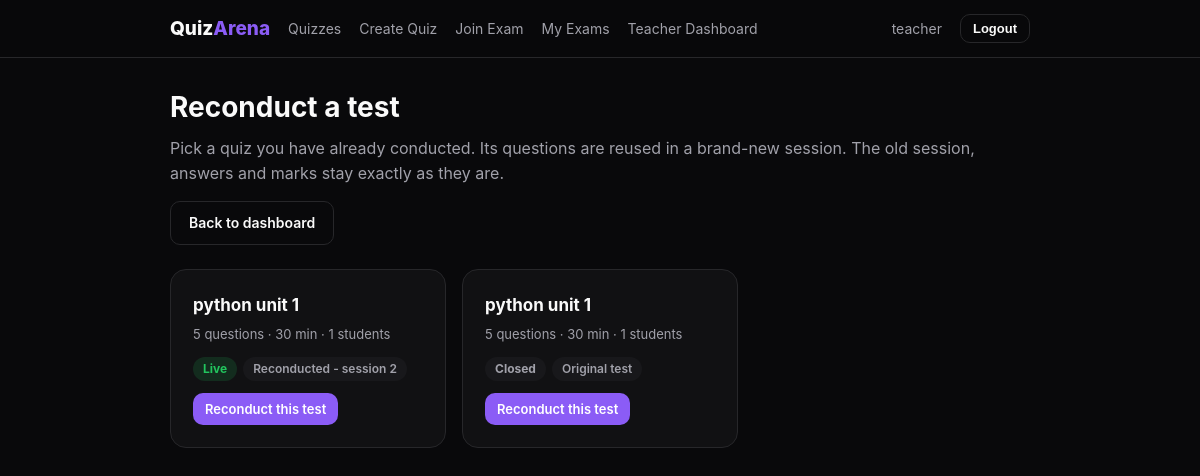
/teacher/reconduct/ (signed in), run on the app's committed database.
### exams/models.py (models this page shows, shortened)
class Exam(models.Model):
    STATUS_CHOICES = [("draft", "Draft"), ("live", "Live"), ("closed", "Closed")]
    EXPIRY_CHOICES = [
        ("rotate", "Create a new code automatically, so more students can join"),
        ("lock", "Stop new students from joining"),
    ]
    LIMIT_CHOICES = [
        ("flag", "Only flag the student for the teacher"),
        ("submit", "Flag the student and submit their quiz automatically"),
        ("terminate", "Flag the student and terminate their quiz"),
    ]
    teacher = models.ForeignKey(User, on_delete=models.CASCADE, related_name="exams")
    title = models.CharField("Quiz title", max_length=200)
    description = models.TextField("Description / instructions", blank=True)
    duration_minutes = models.PositiveIntegerField(
        "Duration for each student (minutes)", default=30,
        validators=[MinValueValidator(1), MaxValueValidator(600)],
    )
    scheduled_start = models.DateTimeField("Scheduled start time (optional)", null=True, blank=True)
    deadline = models.DateTimeField("Deadline (optional)", null=True, blank=True)
    status = models.CharField(max_length=6, choices=STATUS_CHOICES, default="draft")
    started_at = models.DateTimeField(null=True, blank=True)
    ends_at = models.DateTimeField(null=True, blank=True)
    closed_at = models.DateTimeField(null=True, blank=True)
    close_reason = models.CharField(max_length=20, blank=True)  # "teacher" or "time_expired"
    code_validity_minutes = models.PositiveIntegerField(
        "Code stays valid for (minutes, 0 = never expires)", default=10,
        validators=[MaxValueValidator(1440)],
    )
    on_code_expiry = models.CharField(
        "When the code expires", max_length=6, choices=EXPIRY_CHOICES, default="rotate",
    )
    max_warnings = models.PositiveIntegerField(
        "Warnings allowed per student", default=3, validators=[MaxValueValidator(20)],
    )
    on_violation_limit = models.CharField(
        "When a student goes over the limit", max_length=9, choices=LIMIT_CHOICES, default="flag",
    )
    auto_submit_on_expiry = models.BooleanField(
        "When time runs out or you close the quiz, submit the saved answers automatically",
        default=True,
    )
    show_score = models.BooleanField("Show the score to students after they submit", default=False)
    shuffle_questions = models.BooleanField("Show the questions in a different order to each student", default=True)
    shuffle_options = models.BooleanField("Show the options of each question in a different order", default=True)
    require_fullscreen = models.BooleanField(
        "Students must stay in fullscreen mode (leaving it counts as a warning)", default=True,
    )
    block_clipboard = models.BooleanField("Block copy, cut, paste and right-click on the quiz page", default=True)
    paused_at = models.DateTimeField(null=True, blank=True)
    created_at = models.DateTimeField(auto_now_add=True)
    original = models.ForeignKey(
        "self", null=True, blank=True, on_delete=models.SET_NULL, related_name="reconducted_sessions",
    )
    session_number = models.PositiveIntegerField(default=1)
    @property
    def is_reconducted(self):
        return self.original_id is not None
    def session_label(self):
        return "Original test" if not self.is_reconducted else f"Reconducted - session {self.session_number}"
    def start(self):
        """Open the quiz and create the first test code."""
        now = timezone.now()
        if self.deadline and self.deadline <= now:
            raise ValueError("The deadline has already passed. Edit the quiz and set a later deadline.")
        if not self.questions.exists():
            raise ValueError("Add at least one question before starting the quiz.")
        ends_at = exam_end_time(now, self.duration_minutes, self.deadline)
        updated = Exam.objects.filter(id=self.id, status="draft").update(
            status="live", started_at=now, ends_at=ends_at,
        )
        self.refresh_from_db()
        if updated:
            self.new_code()
    def close(self, reason):
        """Close the quiz for everyone and finish all unfinished attempts."""
        now = timezone.now()
        when = self.ends_at if (reason == "time_expired" and self.ends_at) else now
        updated = Exam.objects.filter(id=self.id, status="live").update(
            status="closed", closed_at=when, close_reason=reason,
        )
        self.refresh_from_db()
        if not updated:
            return False
        self.codes.filter(is_active=True).update(is_active=False, deactivated_reason="quiz_closed")
        for attempt in self.attempts.filter(status__in=["joined", "active"]).select_related("exam"):
            attempt.sync()
        return True

### exams/views.py (the view)
# urls.py: path("teacher/reconduct/", views.reconduct_select, name="reconduct_select"),
@teacher_required
def reconduct_select(request):
    exams = list(
        Exam.objects.filter(teacher=request.user)
        .exclude(status="draft")
        .select_related("original")
        .annotate(num_students=Count("attempts", distinct=True), num_questions=Count("questions", distinct=True))
        .order_by("-created_at")
    )
    exams = [e for e in exams if e.num_questions]
    return render(request, "exams/reconduct_select.html", {"exams": exams})

### exams/context_processors.py (called while the page is built)
def roles(request):
    user = getattr(request, "user", None)
    is_teacher = bool(
        user and user.is_authenticated and user.groups.filter(name="Teachers").exists()
    )
    return {"is_teacher": is_teacher}

### exams/forms.py (called while the page is built)
def is_teacher(user):
    return user.is_authenticated and user.groups.filter(name="Teachers").exists()

### exams/views.py (called while the page is built)
def teacher_required(view):
    @wraps(view)
    def wrapper(request, *args, **kwargs):
        if not request.user.is_authenticated:
            return redirect(f"{reverse('teacher_login')}?next={request.path}")
        if not is_teacher(request.user):
            messages.error(request, "That page is only for teachers.")
            return redirect("quiz_list")
        return view(request, *args, **kwargs)
    return wrapper

### exams/templates/exams/reconduct_select.html (shortened to what this page needs)
{% extends "base.html" %}
{% block content %}
<div class="page-head">
  <div>
    <h1>Reconduct a test</h1>
    <p class="muted" style="margin:0">Pick a quiz you have already conducted. Its questions are reused in a brand-new session. The old session, answers and marks stay exactly as they are.</p>
  </div>
  <a class="btn btn-ghost" href="{% url 'teacher_dashboard' %}">Back to dashboard</a>
</div>
<div class="grid">
  {% for e in exams %}
    <div class="card quiz-card">
      <div>
        <h3>{{ e.title }}</h3>
        <div class="muted small">{{ e.num_questions }} questions &middot; {{ e.duration_minutes }} min &middot; {{ e.num_students }} students</div>
      </div>
      <div class="badges">
        <span class="sbadge sb-{{ e.status }}">{{ e.get_status_display }}</span>
        <span class="badge badge-muted">{{ e.session_label }}</span>
      </div>
      <div class="actions"><a class="btn btn-sm" href="{% url 'exam_reconduct' e.id %}">Reconduct this test</a></div>
    </div>
  {% empty %}
    <div class="card" style="grid-column: 1 / -1;"><h3>Nothing to reconduct yet</h3>
      <p class="muted">Start a quiz first. After it has run, you can conduct it again from here.</p></div>
  {% endfor %}
</div>
{% endblock %}

### templates/base.html (shortened to what this page needs)
<!DOCTYPE html>
<html lang="en">
<head>
</head>
<body>
  <header class="navbar">
    <div class="inner">
      <a class="brand" href="{% if user.is_authenticated %}{% url 'quiz_list' %}{% else %}{% url 'login' %}{% endif %}">Quiz<span>Arena</span></a>
      {% if user.is_authenticated %}
        <a class="link" href="{% url 'quiz_list' %}">Quizzes</a>
        <a class="link" href="{% url 'upload_notes' %}">Create Quiz</a>
        <a class="link" href="{% url 'exam_join' %}">Join Exam</a>
        <a class="link" href="{% url 'student_dashboard' %}">My Exams</a>
        {% if is_teacher %}<a class="link" href="{% url 'teacher_dashboard' %}">Teacher Dashboard</a>{% endif %}
        <span class="user-chip">{{ user.username }}</span>
        <form method="post" action="{% url 'logout' %}" class="inline-form">
          <button class="btn btn-ghost btn-sm" type="submit">Logout</button>
        </form>
      {% else %}
        <span class="spacer"></span>
        <a class="link" href="{% url 'login' %}">Login</a>
        <a class="link" href="{% url 'register' %}">Register</a>
        <a class="link" href="{% url 'teacher_login' %}">Teacher Login</a>
      {% endif %}
    </div>
  </header>
  <main class="container">
    {% block content %}{% endblock %}
  </main>
</body>
</html>

### templates/base.html (style rules this page uses)
:root { --bg: #09090b; --surface: #111113; --surface-2: #18181b; --border: #27272a; --text: #fafafa; --muted: #a1a1aa; --accent: #8b5cf6; --accent-dark: #7c3aed; --good: #22c55e; --bad: #ef4444; }
* { box-sizing: border-box; }
body { margin: 0; min-height: 100vh; background: var(--bg); color: var(--text); font-family: -apple-system, "Segoe UI", Roboto, Helvetica, Arial, sans-serif; line-height: 1.55; }
h1 { font-size: 28px; margin: 0 0 6px; }
h3 { font-size: 17px; margin: 0 0 6px; }
a { color: #c4b5fd; }
.muted { color: var(--muted); }
.small { font-size: 13px; }
.navbar { position: sticky; top: 0; z-index: 10; background: rgba(9,9,11,.9); backdrop-filter: blur(8px); border-bottom: 1px solid var(--border); }
.navbar .inner { max-width: 900px; margin: 0 auto; padding: 14px 20px; display: flex; align-items: center; gap: 20px; }
.brand { font-weight: 800; font-size: 19px; color: var(--text); text-decoration: none; }
.brand span { color: var(--accent); }
.navbar a.link { color: var(--muted); text-decoration: none; font-size: 14px; }
.user-chip { font-size: 14px; color: var(--muted); }
.inline-form { display: inline; margin: 0; }
.container { max-width: 900px; margin: 0 auto; padding: 28px 20px 70px; }
.page-head { display: flex; justify-content: space-between; align-items: flex-end; gap: 16px; margin-bottom: 24px; flex-wrap: wrap; }
.card { background: var(--surface); border: 1px solid var(--border); border-radius: 16px; padding: 22px; }
.grid { display: grid; grid-template-columns: repeat(auto-fill, minmax(260px, 1fr)); gap: 16px; }
.quiz-card { display: flex; flex-direction: column; gap: 12px; transition: border-color .15s; }
.quiz-card .actions { margin-top: auto; display: flex; gap: 10px; align-items: center; flex-wrap: wrap; }
.btn { display: inline-block; background: var(--accent); color: #fff; border: 0; padding: 10px 18px; border-radius: 10px; font-size: 14px; font-weight: 600; cursor: pointer; text-decoration: none; transition: background .15s, transform .1s; }
.btn-ghost { background: transparent; border: 1px solid var(--border); color: var(--text); }
.btn-sm { padding: 6px 12px; font-size: 13px; }
.badge { display: inline-block; font-size: 12px; font-weight: 600; padding: 3px 10px; border-radius: 999px; background: rgba(34,197,94,.14); color: var(--good); }
.badge-muted { background: var(--surface-2); color: var(--muted); }
.badges { display: flex; gap: 6px; flex-wrap: wrap; }
.navbar .inner { flex-wrap: wrap; gap: 10px 18px; }
.sbadge { display: inline-block; font-size: 12px; font-weight: 700; padding: 3px 10px; border-radius: 999px; white-space: nowrap; }
.sb-draft, .sb-joined, .sb-closed { background: var(--surface-2); color: var(--muted); }
.sb-live, .sb-active { background: rgba(34,197,94,.15); color: var(--good); }

### data on the page
Exam: title "python unit 1", num_questions "5", duration_minutes "30", num_students "1", status "Live", session_label "Reconducted - session 2"
Exam: title "python unit 1", num_questions "5", duration_minutes "30", num_students "1", status "Closed", session_label "Original test"

### other printed values
{{ user.username }} "teacher"
